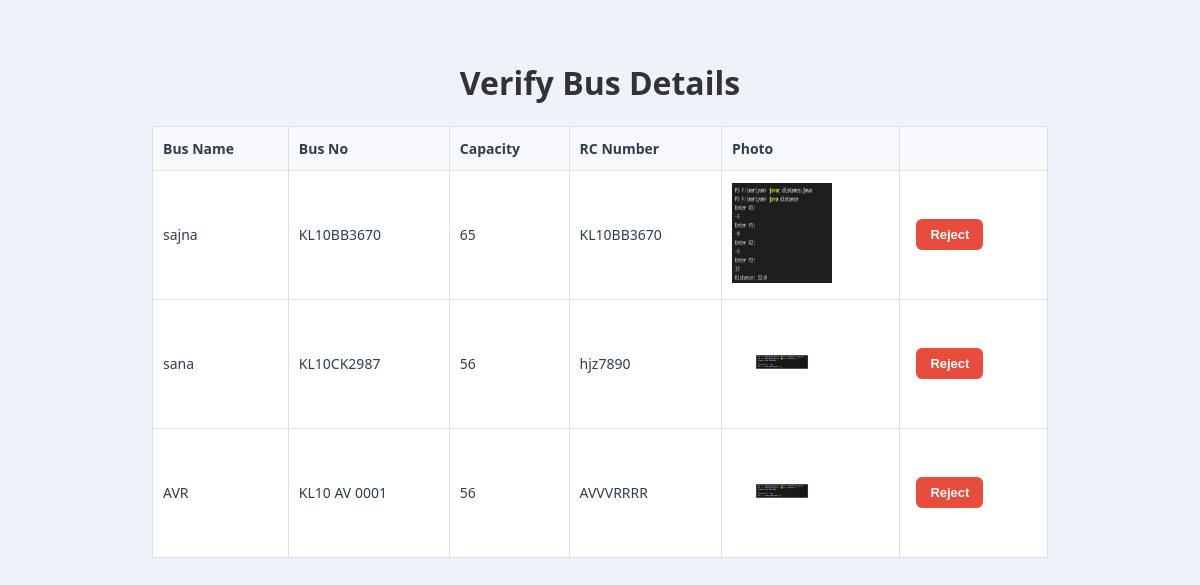
/ApproveBusDetails, run on the app's committed database.
### BuzbeeApp/models.py (models this page shows)
class BusTable(models.Model):
     Busname = models.CharField(max_length=30,blank=True,null=True)
     Bus_NO = models.CharField(max_length=20,blank=True,null=True)
     Capacity = models.IntegerField(blank=True,null=True)
     RC_NO = models.CharField(max_length=15,blank=True,null=True)
     Photo = models.FileField(blank=True,null=True)
     OWNER = models.ForeignKey(OwnerTable, on_delete=models.CASCADE,blank=True,null=True)
     Status = models.CharField(max_length=20, null=True, blank=True)

### BuzbeeApp/views.py (the view)
# urls.py: path('ApproveBusDetails',ApproveBusDetails.as_view(), name="ApproveBusDetails"),
class ApproveBusDetails(View):
    def get(self,request):
        obj=BusTable.objects.all()
        return render(request,"administration/approvebusdetails.html",{'val':obj})

### templates/administration/approvebusdetails.html (shortened to what this page needs)
<!DOCTYPE html>
<html lang="en">
<head>
  <h1>Verify Bus Details</h1>
    <table >
        <tr>
            <th>Bus Name</th>
            <th>Bus No</th>
            <th>Capacity</th>
            <th>RC Number</th>
            <th>Photo</th>
            <th></th>
        </tr>
        {% for i in val %}
        <tr>
            <td>{{i.Busname}}</td>
            <td>{{i.Bus_NO}}</td>
            <td>{{i.Capacity}} </td>
            <td> {{i.RC_NO}}</td>
            <td> <img src={{i.Photo.url}}  width="100" height="100"></td>
            <td>
                {% if i.Status == "pending" %}
                    <a href="/ApproveBusDetail/{{i.id}}"><button type="submit" class="btn btn-approve">Approve</button></a>
                    <a href="/RejectBusDetail/{{i.id}}"><button type="submit" class="btn btn-reject">Reject</button></a>
                {% elif i.Status == "active"%}
                    <a href="/RejectBusDetail/{{i.id}}"><button type="submit" class="btn btn-reject">Reject</button></a>
                {% elif i.Status == "rejected"%}
                    <a href="/ApproveBusDetail/{{i.id}}"><button type="submit" class="btn btn-approve">Approve</button></a>
                {% endif %}
            </td>
        </tr>
        {% endfor %}
    </table>
</body>
</html>

### templates/administration/approvebusdetails.html (style rules this page uses)
h1 { text-align: center; }
table { width: 80%; background: #fff; margin: auto; border-collapse: collapse; border: 1px solid #dcdfe3; }
th, td { padding: 12px 10px; font-size: 14px; color: #2c3e50; border: 1px solid #dcdfe3; text-align: left; }
th { background: #f7f9fc; font-weight: 600; }
button { background: #1a73e8; color: #fff; padding: 8px 14px; border: none; border-radius: 6px; font-size: 13px; font-weight: 600; cursor: pointer; transition: all 0.3s ease; margin: 0 6px; }
.btn-reject { background: #e74c3c; }

### data on the page
BusTable: Busname "sajna", Bus_NO "KL10BB3670", Capacity "65", RC_NO "KL10BB3670", Photo (picture)
BusTable: Busname "sana", Bus_NO "KL10CK2987", Capacity "56", RC_NO "hjz7890", Photo (picture)
BusTable: Busname "AVR", Bus_NO "KL10 AV 0001", Capacity "56", RC_NO "AVVVRRRR", Photo (picture)
